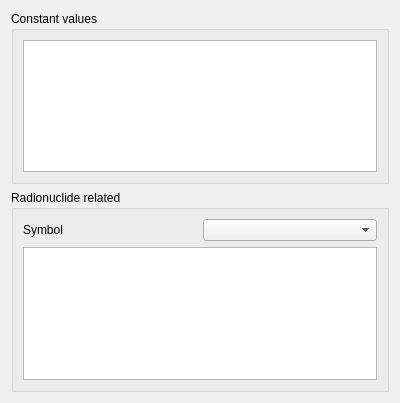
<?xml version="1.0" encoding="UTF-8"?>
<ui version="4.0">
 <class>WidgetConstantValue</class>
 <widget class="QWidget" name="WidgetConstantValue">
  <property name="geometry">
   <rect>
    <x>0</x>
    <y>0</y>
    <width>400</width>
    <height>403</height>
   </rect>
  </property>
  <property name="windowTitle">
   <string>Form</string>
  </property>
  <layout class="QVBoxLayout" name="verticalLayout">
   <item>
    <widget class="QGroupBox" name="groupBox_2">
     <property name="title">
      <string>Constant values</string>
     </property>
     <layout class="QVBoxLayout" name="verticalLayout_2">
      <item>
       <widget class="ConstantValueTable" name="tblValues"/>
      </item>
     </layout>
    </widget>
   </item>
   <item>
    <widget class="QGroupBox" name="groupBox">
     <property name="title">
      <string>Radionuclide related</string>
     </property>
     <layout class="QGridLayout" name="gridLayout">
      <item row="0" column="0">
       <widget class="QLabel" name="label">
        <property name="text">
         <string>Symbol</string>
        </property>
       </widget>
      </item>
      <item row="0" column="1">
       <widget class="QComboBox" name="cbSymbols"/>
      </item>
      <item row="1" column="0" colspan="2">
       <widget class="DischargeItemTable" name="tblRnValues"/>
      </item>
     </layout>
    </widget>
   </item>
  </layout>
 </widget>
 <customwidgets>
  <customwidget>
   <class>DischargeItemTable</class>
   <extends>QTableWidget</extends>
   <header>dischargeitemtable.h</header>
  </customwidget>
  <customwidget>
   <class>ConstantValueTable</class>
   <extends>QTableWidget</extends>
   <header>constantvaluetable.h</header>
  </customwidget>
 </customwidgets>
 <resources/>
 <connections/>
</ui>
